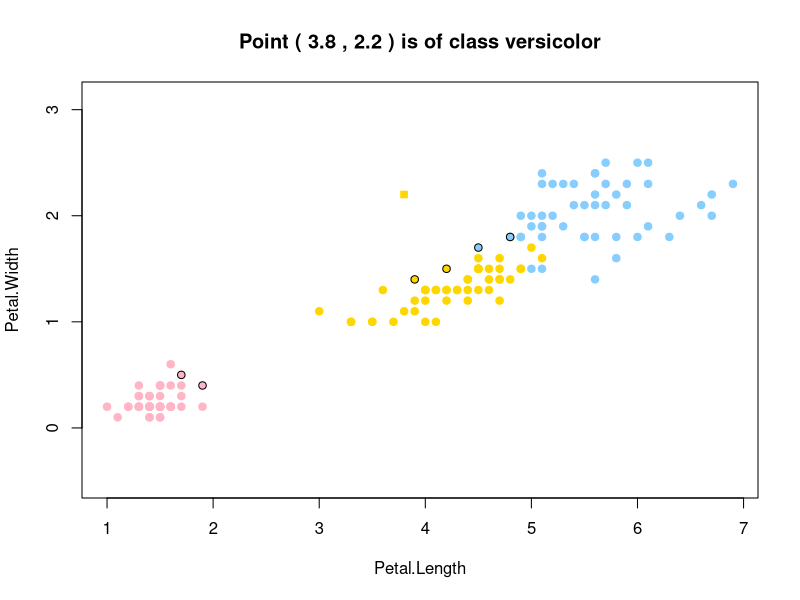

Source code (R):
colors <- c("setosa"="pink1","versicolor"="gold","virginica"="skyblue1")
optimalK <<- 2
parOne <- 3   #чтобы можно было легко поменять параметры
parTwo <- 4
titles <- dimnames(iris)[2]
xname <- titles[[1]][parOne]   #названия для подписей на карте
yname <- titles[[1]][parTwo]


eucDist <- function(u,v) {  #функция расстояния между парой точек
  return (sqrt(sum((u-v)^2)))
}


sortObjbyDist <- function(xl,z,metricFunc=eucDist) {  #функция сортировки массива по расстоянию до z
  l <- dim(xl)[1]
  n <- dim(xl)[2]-1
  dist <- matrix(NA,l,2)
  for (i in 1:l) {
    dist[i, ] <- c(i, metricFunc(xl[i,1:n],z))  #создание списка пар (номер объекта, расстояние до z)
  }
  orderedXl <- xl[order(dist[ ,2]), ]   #сортировка списка объектов
  return (orderedXl)
}


meanDist <- function(xl,z,k,metricFunc=eucDist) {   #
  l <- dim(xl)[1]
  n <- dim(xl)[2]-1
  dist <- matrix(NA,l,2)
  for (i in 1:l) {
    dist[i, ] <- c(i, metricFunc(xl[i,1:n],z))  #создание списка пар (номер объекта, расстояние до z)
  }
  orderedDist <- dist[order(dist[, 2]), ]   #сортировка списка объектов
  return (orderedDist[1:k,2])
}


subclass <- function(xl,type) {   #выбор определённого класса цветов
  n <- dim(xl)[2]
  return (xl[which(xl[ ,n]==type), ])
}


kNNMod <- function(xl,z,k) {   #функция выбора класса методов kNN
  types <- c("setosa","versicolor","virginica")
  n <- dim(xl)[2]-1
  classDist <- c(0,0,0)
  for (i in 1:3) {
    current <- subclass(xl,types[i])   #для каждого класса получает список цветов
    classDist[i] <- mean(meanDist(current,z,k))   #берёт среднее расстояние до ближайших k представителей класса
  }
  class <- types[which.min(classDist)]     #выбирает тот класс, у которого "средний" объект ближе всего к z
  return (class)
}


determKNNMod_LOO <- function(xl) {   #определение оптимального k методом LOO
  l <- dim(xl)[1]
  n <- dim(xl)[2]-1
  classes <- xl[ ,n+1]
  counts <- table(classes)
  maxK <- counts[which.min(counts)]-1   #максимальное допустимое k = минимальное число в одном классе
  errorForK <- matrix(0.0,maxK,1)
  for (i in 1:l) {  #перебираем каждый элемент
    obj <- xl[i, ]
    newXl <- xl[-i, ]  #убираем его из выборки
    z <- obj[1:n]
    classes <- c("setosa"=0,"versicolor"=0,"virginica"=0)
    dist <- matrix(NA,3,maxK)
    for (j in 1:3) {
      class <- subclass(newXl,names(classes[j]))   #для каждого класса получает список цветов
      dist[j, ] <- meanDist(class,z,maxK)   #берёт среднее расстояние до всех представителей класса
    }
    print(i)
    for (k in 1:maxK) {   #перебираем значение k
      for (j in 1:3) {
        classes[j] <- classes[j]+dist[j,k]   #в каждый класс добавляется расстояние до k-го объекта класса
      }
      class <- names(which.min(classes))   #выбирается класс с наименьшим расстоянием
      if (class!=obj[n+1]) {   #если произошла ошибка классификации
        errorForK[k]=errorForK[k]+1/l   #то увеличиваем для данного k значение ошибки
      }
    }
  }
  LOO <- matrix(NA,maxK,2)
  for (k in 1:maxK) {
    LOO[k, ] <- c(k,errorForK[k])   #строим массив пар (номер, число ошибок)
  }
  optK <- which.min(errorForK)
  plot(LOO,pch=1,type="l",col="blue",xlab="k",ylab="LOO(k)",main="Find optimal value of k for kNNMod with LOO-algo")
  points(optK,LOO[optK,2],pch=21,bg="red",col="red")
  res <- paste("optK=",optK)   #готовит подпись для графика
  text(optK+1.3,LOO[optK,2]+0.001,labels=res)
  return (c(optK,errorForK[optK]))
}


algoShow <- function(z) {
  k <- optimalK
  types <- c("setosa","versicolor","virginica")
  xl <- iris[ ,c(parOne,parTwo,5)]   #построение выборки
  l <- dim(xl)[1]
  n <- dim(xl)[2]-1
  classDist <- c(0,0,0)
  globalRemove <- matrix(NA,3*k,4)
  pos <- 1
  for (i in 1:3) {
    current <- subclass(xl,types[i])   #для каждого класса получает список цветов
    orderedClass <- sortObjbyDist(current,z)   #берёт ближайших k представителей класса
    classDist[i] <- mean(meanDist(current,z,k))
    remove <- strtoi(dimnames(orderedClass[1:k, ])[[1]])  #получить номера тех, кто является ближайшими соседями
    for (j in 1:k) {   #запоминаем информацию о каждом удаляемом объекте
      globalRemove[pos, ] <- c(remove[j],orderedClass[j,1],orderedClass[j,2],types[i])
      pos <- pos+1
    }
  }
  remove <- strtoi(globalRemove[ ,1])
  newXl <- xl[-remove, ]
  class <- types[which.min(classDist)]     #выбирает тот класс, у которого "средний" объект ближе всего к z
  message <- paste("Point (",z[1],",",z[2],") is of class",class)
  plot(newXl[ ,1:n],pch=21,bg=colors[newXl[ ,n+1]],col=colors[newXl[ ,n+1]],asp=1,main=message,xlab=xname,ylab=yname)
  points(z[1],z[2],pch=22,bg=colors[class],col=colors[class],asp=1)
  points(globalRemove[ ,2:3],pch=21,bg=colors[globalRemove[ ,4]],col="black",asp=1)
}


main <- function(runLOO=FALSE,runMap=FALSE) {
  errorValue <- 0.04
  xl <- iris[ ,c(parOne,parTwo,5)]   #построение выборки
  xMin <- xl[which.min(xl[ ,1]),1]   #нахождение минимального и максимального иксов
  xMax <- xl[which.max(xl[ ,1]),1]
  X <- seq(from=xMin,to=xMax,by=0.05)   #список всех иксов на карте
  xLen <- length(X)
  yMin <- xl[which.min(xl[ ,2]),2]   #нахождение минимального и максимального игриков
  yMax <- xl[which.max(xl[ ,2]),2]
  Y <- seq(from=yMin,to=yMax,by=0.05)   #список всех игриков на карте
  yLen <-length(Y)
  if (runLOO==TRUE) {
    optimals <- determKNNMod_LOO(xl)   #находим оптимальное k
    optimalK <<- optimals[1]
    errorValue <- optimals[2]
  }
  if (runMap==TRUE) {
    flowers <- matrix(NA,xLen,yLen)
    positions <- matrix(NA,xLen*yLen,2)
    cnt <- 1
    for (i in 1:yLen) {
      print(Y[i])
      for (j in 1:xLen) {
        z <- c(X[j],Y[i])
        positions[cnt, ] <- z   #запоминаем координаты объекта
        flowers[j,i] <- kNNMod(xl,z,optimalK)   #находим предположительный класс методом kNN
        cnt <- cnt+1
      }
    }
    message <- paste("Map of kNNMod for optimal K =",optimalK,"with error =",errorValue)
    plot(positions,pch=1,bg="white",col=colors[flowers],asp=1,main=message,xlab=xname,ylab=yname)
    points(iris[ ,c(3,4)],pch=21,bg=colors[iris$Species],col=colors[iris$Species],asp=1)
  }
}

main(FALSE,FALSE)	#посчитать отдельно LOO и полную карту
algoShow(c(3.8,2.2))	#показать классификацию случайной точки, подсветив её соседей
